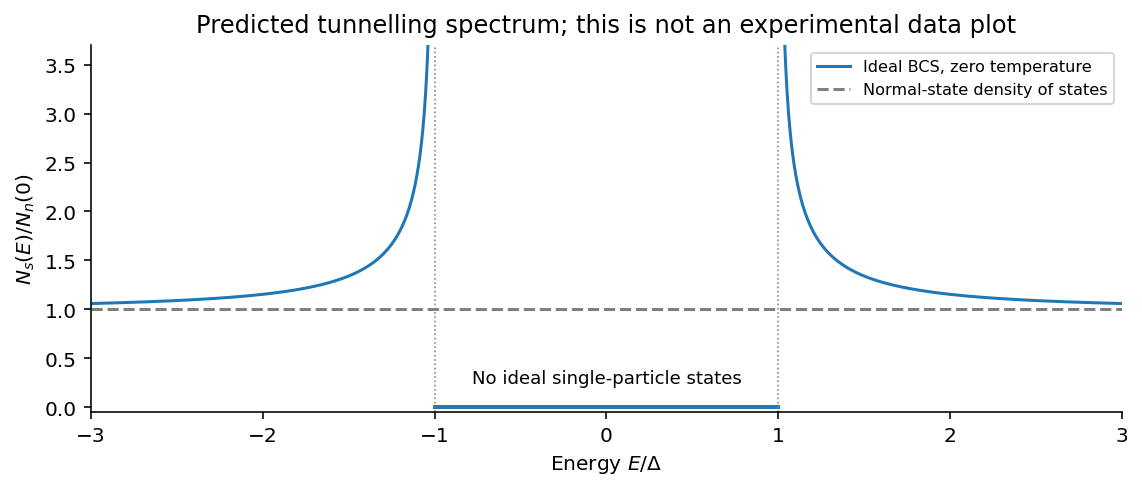

This chart was generated by the following Python code:
from pathlib import Path
import numpy as np
import matplotlib
matplotlib.use('Agg')
import matplotlib.pyplot as plt
plt.rcParams.update({'font.size':10,'axes.spines.top':False,'axes.spines.right':False})

fig,ax=plt.subplots(figsize=(8,3.5));x=np.linspace(1.001,3,1000);y=x/np.sqrt(x*x-1)
ax.plot(-x,y,color='tab:blue');ax.plot(x,y,color='tab:blue',label='Ideal BCS, zero temperature');ax.plot([-1,1],[0,0],color='tab:blue',lw=2)
ax.axhline(1,color='gray',ls='--',label='Normal-state density of states')
for xx in [-1,1]:ax.axvline(xx,color='gray',ls=':',lw=.8)
ax.text(0,.25,'No ideal single-particle states',ha='center',fontsize=9)
ax.set(xlim=(-3,3),ylim=(-.05,3.7),xlabel=r'Energy $E/\Delta$',ylabel=r'$N_s(E)/N_n(0)$',title='Predicted tunnelling spectrum; this is not an experimental data plot');ax.legend(fontsize=8,loc='upper right')

fig.tight_layout()
fig.savefig(Path(__file__).stem+'.png',dpi=145,facecolor='white',bbox_inches='tight')
plt.close(fig)
